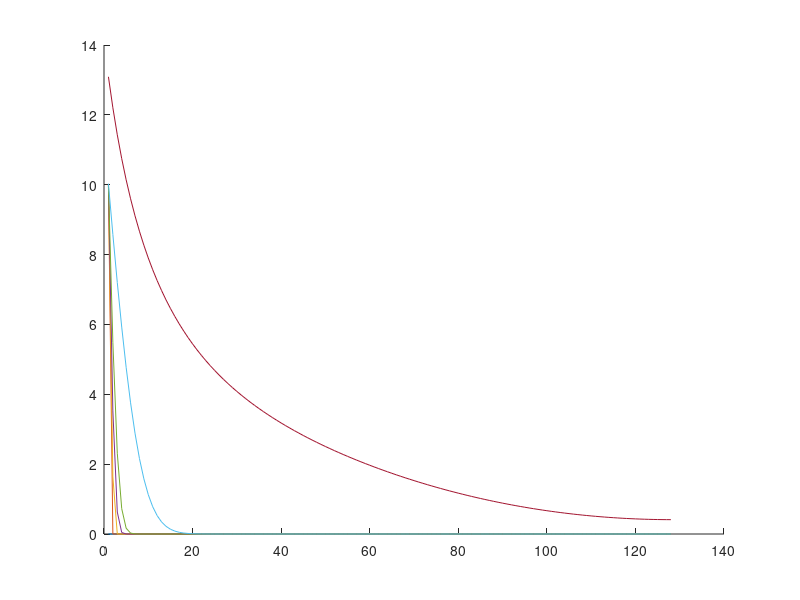
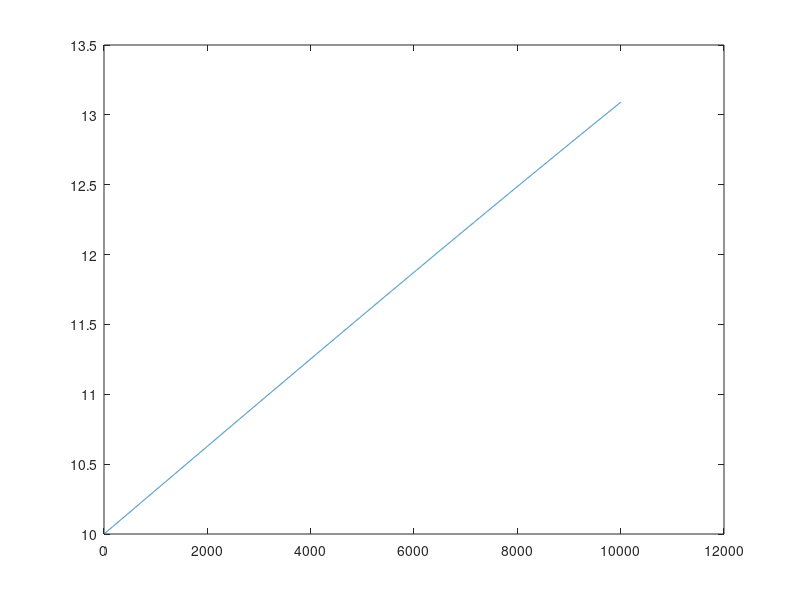
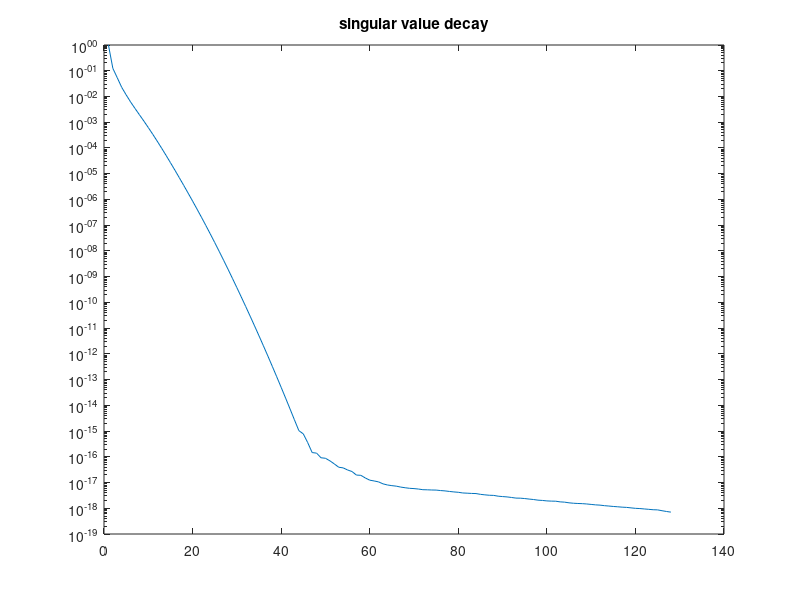
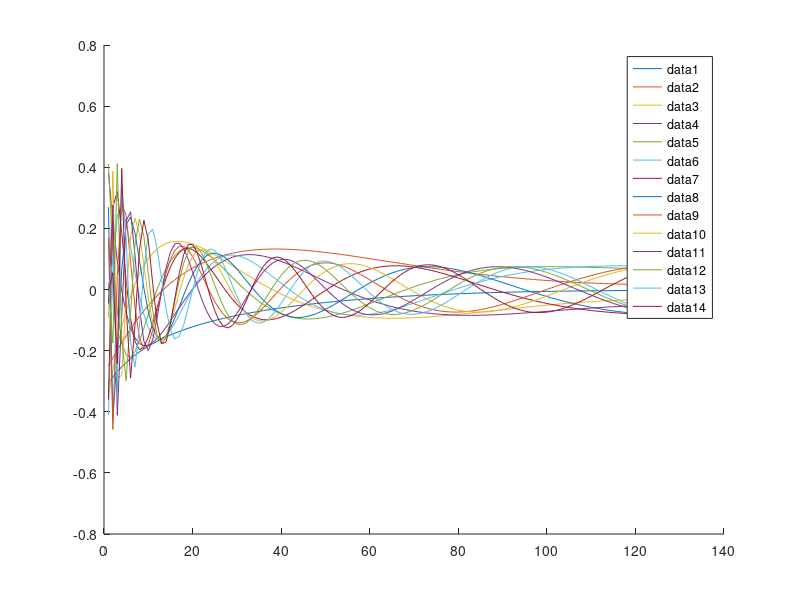

Here is the MATLAB script that generated these plots, in order: (Note: this script raises an error after producing the figures.)
clear all;
close all;

rng(1); % for reproducibility

addpath('source/');

N = 128;
% N = 12;
% N = 64;

dx = 1/N;

%% Chafee-Infante as in https://doi.org/10.1137/19M1292448 combined with 
% setup of Allen-Cahn in https://doi.org/10.1016/j.cma.2022.115836

dt = 1e-5;
% t_end = 4;
% t_end = 1;
% t_end = 2;
t_end = 0.1;
% t_end = 1*dt;
% t_end = 20*dt;
nt = round(t_end/dt);

is = [1 2 3];
A1 = diag(ones(N-1,1),-1) -eye(N);
A1 = (A1+A1')/dx^2;
A1 = A1 + eye(N); % additional linear term missing in Allen-Cahn description
% JN3 = power2kron(N,3); % J_N^(3)
% A3 = vecwise_kron(eye(N),3)';
% A3 = A3*JN3;
B = zeros(N,1);
B(1) = 1/dt;
Nu = 1;

% boundary conditions
BC = eye(N);
% x(0,t) = u(t)
A1(1,:) = 0;
A1(1,1) = -1/dt;
% A3(1,:) = 0;
BC(1,:) = 0;

% % % ddt x(1,t) = 0; % wrong !!!
% A1(end,:) = 0;
% % A3(end,:) = 0;
% BC(end,:) = 0;

% ddxi x(1,t) = 0
A1(end,end) = -1/dx^2 + 1;



F1 = @(x1) A1*x1;
F3 = @(x1,x2,x3) -BC*(x1.*x2.*x3);

F1X = @(X) F1(X(:,1));
F3X = @(X) F3(X(:,1),X(:,2),X(:,3));

% IN3 = kron2power(N,3); % I_N^(3)
% f = @(x,u) A1*x + A3*IN3*vecwise_kron(x,3) + B*u; % slow!
f = @(x,u) F1(x) + F3(x,x,x) + B*u;

x0 = zeros(N,1);
u_val = @(t) 10*(sin(pi*t)+1); % U_val
% u_val = @(t) 10*rand(1); % U_val
% u_val = @(t) 10*(sin(pi*t)); % U_val
% u_val = @(t) 10*(cos(pi*t)+1); % U_val



%% generate ROM basis construction data
X_b = zeros(N,nt+1);
U_b = zeros(1,nt+1);

t = 0;
x = x0;
u = u_val(t);

X_b(:,1) = x0;
U_b(:,1) = u;

for i=1:nt
    x = x + dt*f(x,u);
    t = t + dt;
    u = u_val(t);

    X_b(:,i+1) = x;
    U_b(:,i+1) = u;
end

%% generate test data
X_t = X_b;
U_t = U_b;
% u_test = @(t) 10*(sin(pi*t)+1); % U_val
% 
% X_t = zeros(N,nt+1);
% U_t = zeros(1,nt+1);
% 
% t = 0;
% x = x0;
% u = u_test(t);
% 
% X_t(:,1) = x0;
% U_t(:,1) = u;
% 
% for i=1:nt
%     x = x + dt*f(x,u);
%     t = t + dt;
%     u = u_test(t);
% 
%     X_t(:,i+1) = x;
%     U_t(:,i+1) = u;
% end

%% state plots
figure; hold on
plot(X_b(:,1))
plot(X_b(:,2))
plot(X_b(:,3))
plot(X_b(:,5))
plot(X_b(:,10))
plot(X_b(:,100))
plot(X_b(:,end))

%% state plots
% figure; hold on
% plot(X_t(:,1))
% plot(X_t(:,2))
% plot(X_t(:,3))
% plot(X_t(:,5))
% plot(X_t(:,10))
% plot(X_t(:,100))
% plot(X_t(:,end))

%% input signal plots
figure
ts = linspace(0,t_end,t_end/dt);
plot(U_b)
% hold on
% plot(U_t)

%% construct ROM basis via POD
[V,S,~] = svd(X_b,'econ');
n = 14;
% n = 4;
% n = 10;
% n = 1;
% n = 30;
Vn = V(:,1:n);

%% singular value decay
figure
semilogy(diag(S)/S(1,1))
title("singular value decay")

%% plot POD modes
figure; hold on
for i = 1:n
% for i = n:n
    plot(Vn(:,i))
end
legend("show")

%% construct intrusive operators
tA1 = Vn'*A1*Vn;

n2 = n*(n+1)/2;
tA2 = zeros(n,n2);

Jn3 = power2kron(n,3);
tA3 = precompute_rom_operator(F3X,Vn,3)*Jn3;
tB = Vn'*B;

tO = [tB tA1 tA2 tA3];


%% generate rank-sufficient snapshot data
tX0_pure = rank_suff_basis(n,is);
U0_pure = 1;
XU = blkdiag(U0_pure,tX0_pure);
tX0 = XU(Nu+1:end,:);
U0 = XU(1:Nu,:);

nf = size(XU,2);
tX1 = zeros(n,nf);

%% plot initial conditions

figure
hold on
for i = 1:nf
    plot(Vn*tX0(:,i))
end

%%

% compute time step estimate (3.10)
dt1 = dt_estimate(X_b,U_b,Vn(:,1),dt,is);

for i = 1:nf
    tX1(:,i) = Vn'*single_step(Vn*tX0(:,i),U0(:,i),dt1,f);
end

dot_tX = (tX1-tX0)/dt1;

ns = 1:n;
nn = numel(ns);

B_errors = zeros(nn,1);
A1_errors = zeros(nn,1);
A3_errors = zeros(nn,1);

O_errors = zeros(nn,1);
condsD = zeros(nn,1);

h_ROM_state_error = zeros(nn,1);
t_ROM_state_error = zeros(nn,1);

n_is__ = n_is(n,is);
offset = cumsum(n_is__);

for j = 1:nn
% for j = nn:nn
    n_ = ns(j);
    n_is_ = n_is(n_,is);
    nf_ = sum(n_is_)+Nu;

    % ks = [1:p+n_is_(1), p+n_is__(1)+1:p+n_is__(1)+n_is_(2)];
    ks = 1:Nu+n_is_(1);
    for jj = 2:numel(is)
        ks = [ks Nu+offset(jj-1)+(1:n_is_(jj))];
    end

    tX0_ = tX0(1:n_,ks);
    dot_tX_ = dot_tX(1:n_,ks);
    U0_ = U0(:,ks);

    [O,A_inds,B_inds,condD] = opinf(dot_tX_,tX0_,U0_,is,true);
    % hA1 = O(:,A_inds(1,1):A_inds(1,2));
    % hA3 = O(:,A_inds(2,1):A_inds(2,2));
    % hB = O(:,B_inds(1):B_inds(2));
    % 
    % B_errors(j) = norm(tB(1:n_,:) - hB);
    % A1_errors(j) = norm(tA1(1:n_,1:n_is_(1)) - hA1);
    % A3_errors(j) = norm(tA3(1:n_,1:n_is_(2)) - hA3); 

    % tB_ = tB(1:n_,:);
    % tA1_ = tA1(1:n_,1:n_is_(1));
    % tA2_ = tA2(1:n_,1:n_is_(2));
    % tA3_ = tA3(1:n_,1:n_is_(3));
    % 
    % tO_ = [tB_ tA1_ tA2_ tA3_];

    tO_ = tO(1:n_,ks);

    O_errors(j) = norm(O-tO_,"fro")/norm(tO_,"fro");

    condsD(j) = condD;

    %% compute avg ROM state error
    Vn_ = Vn(:,1:n_);
    [~,~,un_2] = reduced_coordinates(n_,2);
    [~,~,un_3] = reduced_coordinates(n_,3);
    % tf = @(tx,u) tO_*[uniquepowers(tx,[1 2 3]);u];
    tf = @(tx,u) tO_*[u;tx;uniquepower(tx,2,un_2);uniquepower(tx,3,un_3)];
    hO_ = O;
    % hf = @(hx,u) hO_*[uniquepowers(hx,[1 2 3]);u];
    hf = @(hx,u) hO_*[u;hx;uniquepower(hx,2,un_2);uniquepower(hx,3,un_3)];

    tX_t = zeros(n_,nt+1);
    hX_t = zeros(n_,nt+1);
    % U_b = zeros(Nu,nt+1); 
    t = 0;
    tx = Vn_'*x0;
    hx = Vn_'*x0;
    u = U_t(:,1);

    tX_t(:,1) = tx;
    hX_t(:,1) = hx;
    % U_b(:,1) = u;

    for i=1:nt
        tx = single_step(tx,u,dt,tf);
        hx = single_step(hx,u,dt,hf);

        t = t + dt;
        u = U_t(:,i);

        tX_t(:,i+1) = tx;
        hX_t(:,i+1) = hx;
    end
    
    t_ROM_state_error(j) = norm(Vn_*tX_t - X_t,"fro")/norm(X_t,"fro");
    h_ROM_state_error(j) = norm(Vn_*hX_t - X_t,"fro")/norm(X_t,"fro");
end

figure
hold on
semilogy(ns,A1_errors,'x-', 'LineWidth', 2,'DisplayName',"A_1")
semilogy(ns,A3_errors,'x-', 'LineWidth', 2,'DisplayName',"A_3")
semilogy(ns,B_errors,'x-', 'LineWidth', 2,'DisplayName',"B")
ylabel("operator error")
xlabel("ROM dimension")
set(gca, 'YScale', 'log')

legend("show")
box on

figure
hold on
semilogy(ns,O_errors,'x-', 'LineWidth', 2,'DisplayName',"O chafee-infante")

ylabel("relative operator error")
xlabel("ROM dimension")
set(gca, 'YScale', 'log')

legend("show")
box on

save("data/data_chafee_infante","O_errors","condsD");

figure
hold on
semilogy(ns,h_ROM_state_error,'x-', 'LineWidth', 2,'DisplayName',"exactOpInf", "MarkerSize",10)
semilogy(ns,t_ROM_state_error,'+:', 'LineWidth', 2,'DisplayName',"intrusive", "MarkerSize",10)
ylabel("avg rel error of states","Interpreter","latex", "FontSize",15)
xlabel("ROM dimension","Interpreter","latex", "FontSize",15)
set(gca, 'YScale', 'log')
grid on
legend("show","Interpreter","latex", "FontSize",12)
legend("Location","northeast")
% ylim([1e-17 1e-15])
box on
savefig("figures/rom_state_error_chafee_infante.fig")
exportgraphics(gcf,"figures/rom_state_error_chafee_infante.pdf")


%% FOM solver running for one time step
function x_1 = single_step(x_0,u_0,dt,f)
    x_1 = x_0 + dt*f(x_0,u_0);
end
